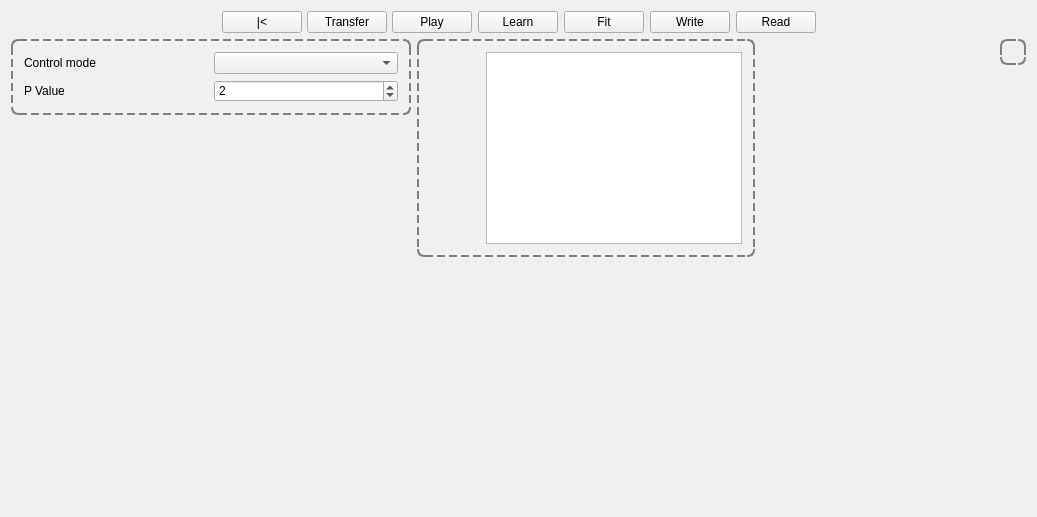
<?xml version="1.0" encoding="UTF-8"?>
<ui version="4.0">
 <class>SingleServoTestbench</class>
 <widget class="QWidget" name="SingleServoTestbench">
  <property name="geometry">
   <rect>
    <x>0</x>
    <y>0</y>
    <width>1037</width>
    <height>517</height>
   </rect>
  </property>
  <property name="windowTitle">
   <string>SingleServoTestbench</string>
  </property>
  <layout class="QVBoxLayout" name="verticalLayout_4">
   <item>
    <layout class="QHBoxLayout" name="horizontalLayout_2">
     <item>
      <spacer name="horizontalSpacer_3">
       <property name="orientation">
        <enum>Qt::Horizontal</enum>
       </property>
       <property name="sizeHint" stdset="0">
        <size>
         <width>40</width>
         <height>20</height>
        </size>
       </property>
      </spacer>
     </item>
     <item>
      <widget class="QWidget" name="widget" native="true">
       <property name="sizePolicy">
        <sizepolicy hsizetype="Minimum" vsizetype="Minimum">
         <horstretch>0</horstretch>
         <verstretch>0</verstretch>
        </sizepolicy>
       </property>
       <property name="minimumSize">
        <size>
         <width>0</width>
         <height>0</height>
        </size>
       </property>
       <property name="maximumSize">
        <size>
         <width>16777215</width>
         <height>30</height>
        </size>
       </property>
       <layout class="QHBoxLayout" name="horizontalLayout">
        <property name="spacing">
         <number>5</number>
        </property>
        <property name="margin">
         <number>0</number>
        </property>
        <item>
         <widget class="QPushButton" name="jumpToStartButton">
          <property name="sizePolicy">
           <sizepolicy hsizetype="Minimum" vsizetype="Preferred">
            <horstretch>0</horstretch>
            <verstretch>0</verstretch>
           </sizepolicy>
          </property>
          <property name="minimumSize">
           <size>
            <width>58</width>
            <height>0</height>
           </size>
          </property>
          <property name="focusPolicy">
           <enum>Qt::NoFocus</enum>
          </property>
          <property name="text">
           <string>|&lt;</string>
          </property>
         </widget>
        </item>
        <item>
         <widget class="QPushButton" name="transferButton">
          <property name="minimumSize">
           <size>
            <width>58</width>
            <height>0</height>
           </size>
          </property>
          <property name="text">
           <string>Transfer</string>
          </property>
         </widget>
        </item>
        <item>
         <widget class="QPushButton" name="playButton">
          <property name="sizePolicy">
           <sizepolicy hsizetype="Minimum" vsizetype="Preferred">
            <horstretch>0</horstretch>
            <verstretch>0</verstretch>
           </sizepolicy>
          </property>
          <property name="minimumSize">
           <size>
            <width>58</width>
            <height>0</height>
           </size>
          </property>
          <property name="focusPolicy">
           <enum>Qt::NoFocus</enum>
          </property>
          <property name="text">
           <string>Play</string>
          </property>
         </widget>
        </item>
       </layout>
      </widget>
     </item>
     <item>
      <widget class="QPushButton" name="learnButton">
       <property name="minimumSize">
        <size>
         <width>58</width>
         <height>0</height>
        </size>
       </property>
       <property name="text">
        <string>Learn</string>
       </property>
       <property name="checkable">
        <bool>true</bool>
       </property>
      </widget>
     </item>
     <item>
      <widget class="QPushButton" name="fitButton">
       <property name="minimumSize">
        <size>
         <width>58</width>
         <height>0</height>
        </size>
       </property>
       <property name="text">
        <string>Fit</string>
       </property>
      </widget>
     </item>
     <item>
      <widget class="QPushButton" name="writeButton">
       <property name="minimumSize">
        <size>
         <width>58</width>
         <height>0</height>
        </size>
       </property>
       <property name="text">
        <string>Write</string>
       </property>
      </widget>
     </item>
     <item>
      <widget class="QPushButton" name="readButton">
       <property name="minimumSize">
        <size>
         <width>58</width>
         <height>0</height>
        </size>
       </property>
       <property name="text">
        <string>Read</string>
       </property>
      </widget>
     </item>
     <item>
      <spacer name="horizontalSpacer_2">
       <property name="orientation">
        <enum>Qt::Horizontal</enum>
       </property>
       <property name="sizeHint" stdset="0">
        <size>
         <width>40</width>
         <height>20</height>
        </size>
       </property>
      </spacer>
     </item>
    </layout>
   </item>
   <item>
    <layout class="QHBoxLayout" name="horizontalLayout_4">
     <item>
      <layout class="QVBoxLayout" name="verticalLayout_3">
       <item>
        <widget class="QFrame" name="trajConfigFrame">
         <property name="sizePolicy">
          <sizepolicy hsizetype="Fixed" vsizetype="Fixed">
           <horstretch>0</horstretch>
           <verstretch>0</verstretch>
          </sizepolicy>
         </property>
         <property name="minimumSize">
          <size>
           <width>400</width>
           <height>0</height>
          </size>
         </property>
         <property name="styleSheet">
          <string notr="true">QFrame#trajConfigFrame {
border: 2px dashed grey;
border-radius: 7px;
background-color: rgb(240,240,240);
}</string>
         </property>
         <property name="frameShape">
          <enum>QFrame::NoFrame</enum>
         </property>
         <property name="frameShadow">
          <enum>QFrame::Plain</enum>
         </property>
         <property name="lineWidth">
          <number>2</number>
         </property>
         <layout class="QGridLayout" name="gridLayout">
          <item row="0" column="0">
           <widget class="QLabel" name="label">
            <property name="text">
             <string>Control mode</string>
            </property>
           </widget>
          </item>
          <item row="0" column="1">
           <widget class="QComboBox" name="controlModeBox"/>
          </item>
          <item row="1" column="0">
           <widget class="QLabel" name="label_2">
            <property name="text">
             <string>P Value</string>
            </property>
           </widget>
          </item>
          <item row="1" column="1">
           <widget class="QSpinBox" name="pSpinBox">
            <property name="minimum">
             <number>1</number>
            </property>
            <property name="maximum">
             <number>31</number>
            </property>
            <property name="value">
             <number>2</number>
            </property>
           </widget>
          </item>
         </layout>
        </widget>
       </item>
       <item>
        <spacer name="verticalSpacer">
         <property name="orientation">
          <enum>Qt::Vertical</enum>
         </property>
         <property name="sizeHint" stdset="0">
          <size>
           <width>20</width>
           <height>428</height>
          </size>
         </property>
        </spacer>
       </item>
      </layout>
     </item>
     <item>
      <layout class="QVBoxLayout" name="verticalLayout_2">
       <item>
        <widget class="QFrame" name="logFrame">
         <property name="minimumSize">
          <size>
           <width>100</width>
           <height>0</height>
          </size>
         </property>
         <property name="styleSheet">
          <string notr="true">QFrame#logFrame {
border: 2px dashed grey;
border-radius: 7px;
background-color: rgb(240,240,240);
}</string>
         </property>
         <property name="frameShape">
          <enum>QFrame::NoFrame</enum>
         </property>
         <property name="frameShadow">
          <enum>QFrame::Plain</enum>
         </property>
         <property name="lineWidth">
          <number>2</number>
         </property>
         <layout class="QHBoxLayout" name="horizontalLayout_3">
          <item>
           <widget class="StatisticsWidget" name="statistics" native="true">
            <property name="minimumSize">
             <size>
              <width>50</width>
              <height>50</height>
             </size>
            </property>
           </widget>
          </item>
          <item>
           <widget class="LogWidget" name="log">
            <property name="sizePolicy">
             <sizepolicy hsizetype="Expanding" vsizetype="Minimum">
              <horstretch>0</horstretch>
              <verstretch>0</verstretch>
             </sizepolicy>
            </property>
           </widget>
          </item>
         </layout>
        </widget>
       </item>
       <item>
        <spacer name="verticalSpacer_3">
         <property name="orientation">
          <enum>Qt::Vertical</enum>
         </property>
         <property name="sizeHint" stdset="0">
          <size>
           <width>20</width>
           <height>40</height>
          </size>
         </property>
        </spacer>
       </item>
      </layout>
     </item>
     <item>
      <spacer name="horizontalSpacer">
       <property name="orientation">
        <enum>Qt::Horizontal</enum>
       </property>
       <property name="sizeHint" stdset="0">
        <size>
         <width>40</width>
         <height>20</height>
        </size>
       </property>
      </spacer>
     </item>
     <item>
      <layout class="QVBoxLayout" name="verticalLayout">
       <item>
        <widget class="QFrame" name="plotLegendBox">
         <property name="sizePolicy">
          <sizepolicy hsizetype="Fixed" vsizetype="Fixed">
           <horstretch>0</horstretch>
           <verstretch>0</verstretch>
          </sizepolicy>
         </property>
         <property name="styleSheet">
          <string notr="true">border: 2px dashed grey;
border-radius: 7px;
background-color: rgb(240,240,240);</string>
         </property>
         <property name="frameShape">
          <enum>QFrame::NoFrame</enum>
         </property>
         <property name="frameShadow">
          <enum>QFrame::Plain</enum>
         </property>
         <property name="lineWidth">
          <number>2</number>
         </property>
         <layout class="QGridLayout" name="gridLayout_2">
          <item row="0" column="0">
           <widget class="PlotLegendWidget" name="plotLegend" native="true">
            <property name="styleSheet">
             <string notr="true">border: none</string>
            </property>
           </widget>
          </item>
         </layout>
        </widget>
       </item>
       <item>
        <spacer name="verticalSpacer_2">
         <property name="orientation">
          <enum>Qt::Vertical</enum>
         </property>
         <property name="sizeHint" stdset="0">
          <size>
           <width>20</width>
           <height>40</height>
          </size>
         </property>
        </spacer>
       </item>
      </layout>
     </item>
    </layout>
   </item>
  </layout>
 </widget>
 <layoutdefault spacing="6" margin="11"/>
 <customwidgets>
  <customwidget>
   <class>PlotLegendWidget</class>
   <extends>QWidget</extends>
   <header>plotlegendwidget.h</header>
   <container>1</container>
  </customwidget>
  <customwidget>
   <class>StatisticsWidget</class>
   <extends>QWidget</extends>
   <header>statisticswidget.h</header>
   <container>1</container>
  </customwidget>
  <customwidget>
   <class>LogWidget</class>
   <extends>QTextEdit</extends>
   <header>logwidget.h</header>
  </customwidget>
 </customwidgets>
 <resources/>
 <connections/>
</ui>
